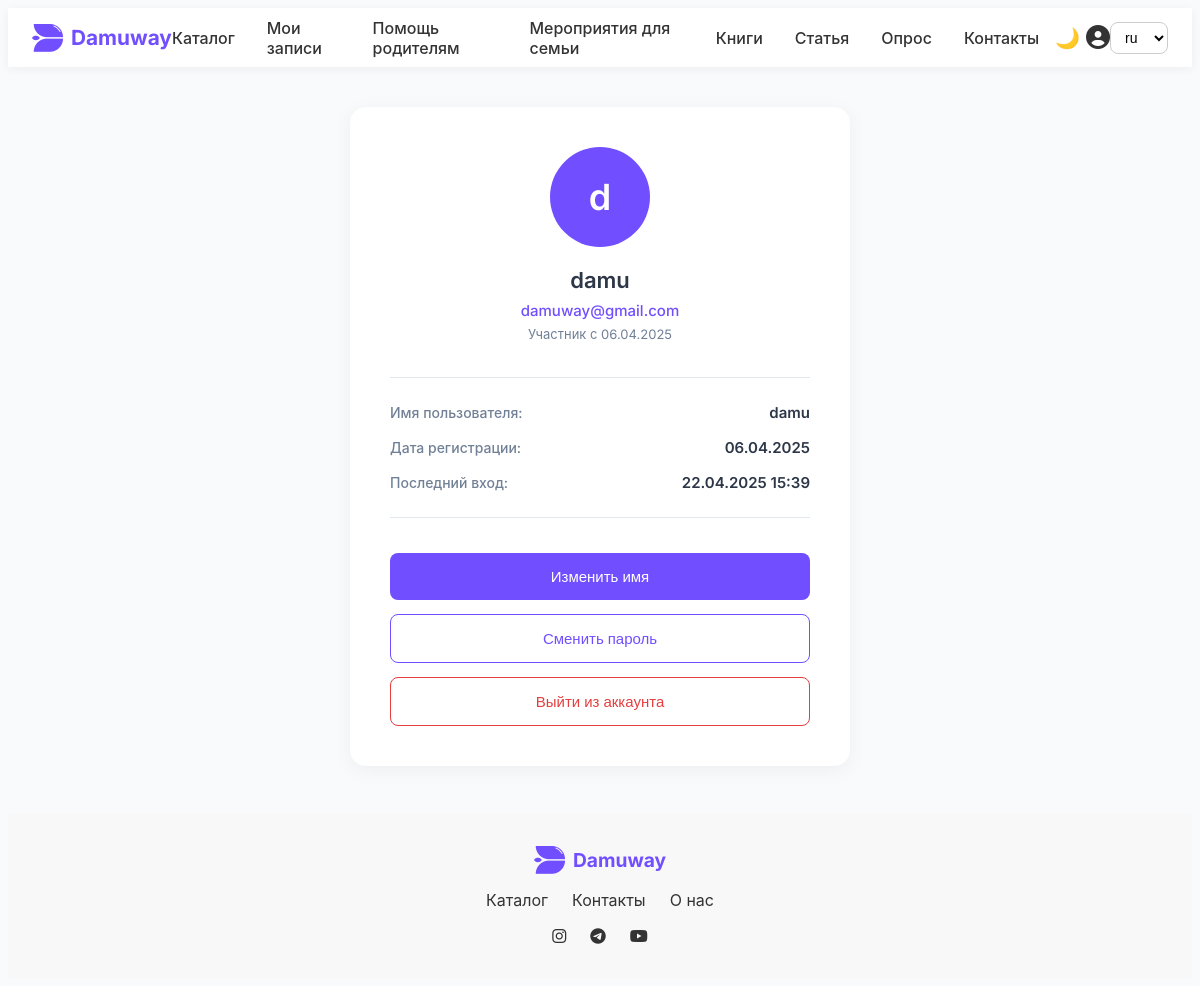
The page /ru/user/profile/ (signed in) on the database as committed earlier.
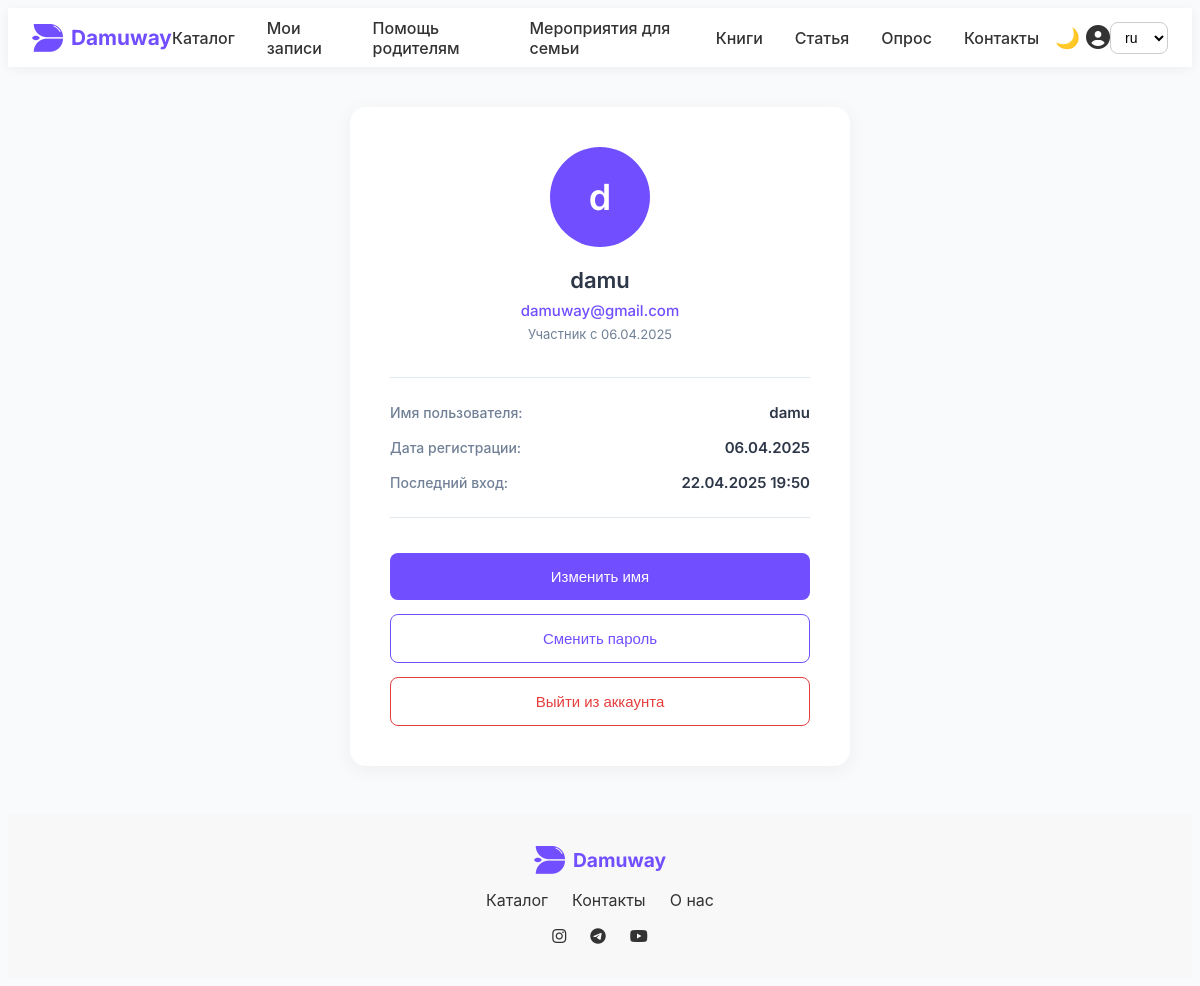
The same page on the database as committed later.
### user/models.py (models this page shows)
class CustomUser(AbstractUser):
    email = models.EmailField(unique=True)
    pass

### user/views.py (the view)
# urls.py: path('profile/', views.profile, name='profile'),
def profile(request):
    return render(request, 'user/profile.html')

### templates/user/profile.html (shortened to what this page needs)
{% extends 'base.html' %}
{% load static %}
{% block extra_css %}
<link rel="stylesheet" href="{% static 'css/user/profile.css' %}">
{% endblock %}
{% block content %}
<div class="profile-container">
    <div class="profile-card">
        <div class="profile-header">
            <div class="avatar-circle">
                {{ user.first_name.0|default:user.username.0 }}
            </div>
            <h1>{{ user.first_name|default:user.username }}</h1>
            <p class="user-email">{{ user.email }}</p>
            <p class="member-since">Участник с {{ user.date_joined|date:"d.m.Y" }}</p>
        </div>
        <div class="profile-details">
            <div class="detail-item">
                <span class="detail-label">Имя пользователя:</span>
                <span class="detail-value">{{ user.username }}</span>
            </div>
            <div class="detail-item">
                <span class="detail-label">Дата регистрации:</span>
                <span class="detail-value">{{ user.date_joined|date:"d.m.Y" }}</span>
            </div>
            <div class="detail-item">
                <span class="detail-label">Последний вход:</span>
                <span class="detail-value">
                    {% if user.last_login %}
                        {{ user.last_login|date:"d.m.Y H:i" }}
                    {% else %}
                        Ещё не входил
                    {% endif %}
                </span>
            </div>
        </div>
        <div class="profile-actions">
            <a href="#" class="action-btn edit-btn">Изменить имя</a>
            <a href="{% url 'password_reset' %}" class="action-btn change-btn">Сменить пароль</a>
            <a href="{% url 'logout' %}" class="action-btn logout-btn">Выйти из аккаунта</a>
        </div>
    </div>
</div>
{% endblock %}

Rows that differ between the two databases and show on the page:
changed CustomUser "damu": last_login "22.04.2025 15:39" → "22.04.2025 19:50"
